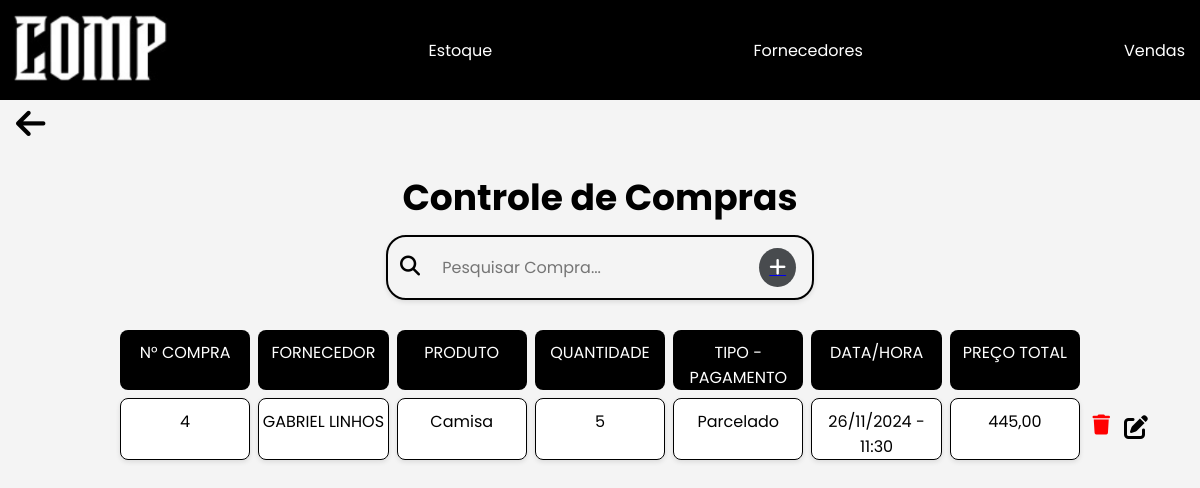
Screenshot of /compras.php with the database file from the repository.
### tables this page shows
CREATE TABLE `compra` (
  `id_compra` int(11) NOT NULL COMMENT 'Identificador da tabela compra',
  `data_compra` date NOT NULL COMMENT 'Data da compra',
  `hora_compra` varchar(10) NOT NULL COMMENT 'Hora da compra',
  `produto_compra` varchar(30) NOT NULL COMMENT 'Produto comprado',
  `quantidade_compra` int(11) NOT NULL COMMENT 'Quantidade do produto comprado',
  `preco_compra` float NOT NULL COMMENT 'Preço da compra',
  `tipo_pagamento_compra` varchar(30) NOT NULL COMMENT 'Tipo de pagamento da compra',
  `fk_id_fornecedor` int(11) NOT NULL COMMENT 'Chave estrangeira do identificador da tabela de fornecedor\r\n'
);

CREATE TABLE `fornecedor` (
  `id_fornecedor` int(11) NOT NULL COMMENT 'Identificador do fornecedor',
  `nome_fornecedor` varchar(50) NOT NULL COMMENT 'Nome do fornecedor',
  `telefone_fornecedor` varchar(30) NOT NULL COMMENT 'Telefone do fornecedor',
  `material_fornecedor` varchar(30) NOT NULL COMMENT 'Material fornecido pelo fornecedor',
  `endereco_fornecedor` varchar(70) NOT NULL COMMENT 'Endereço do fornecedor'
);

### compras.php (the view, shortened to what this page needs)
<?php
$servername = "localhost";
$username = "root";
$password = "";
$dbname = "gerenciador_estoque";
$conn = new mysqli($servername, $username, $password, $dbname);
$conn->set_charset("utf8");
$pesquisa = $_GET['PesquisarCompra'] ?? '';
$sql_compras = "
    SELECT
        c.id_compra,
        c.quantidade_compra,
        c.tipo_pagamento_compra,
        DATE_FORMAT(c.data_compra, '%d/%m/%Y') AS data_compra,
        c.hora_compra,
        f.nome_fornecedor,
        c.produto_compra,
        c.preco_compra,
        (c.quantidade_compra * c.preco_compra) AS total_preco
    FROM
        compra c
    INNER JOIN
        fornecedor f ON c.fk_id_fornecedor = f.id_fornecedor
    WHERE
        c.id_compra LIKE ? OR c.produto_compra LIKE ? OR f.nome_fornecedor LIKE ?;
";
$stmt = $conn->prepare($sql_compras);
$likePesquisa = "%" . $pesquisa . "%";
$stmt->bind_param("sss", $likePesquisa, $likePesquisa, $likePesquisa);
$stmt->execute();
$result_compras = $stmt->get_result();
?>
<!DOCTYPE html>
<html lang="pt-br">
<head>
    <link rel="stylesheet" href="css/compras.css">
    <link rel="stylesheet" href="https://cdnjs.cloudflare.com/ajax/libs/font-awesome/6.6.0/css/all.min.css">
</head>
<body>
<header>
    <div class="hdr">
        <img class="logo-header" src="./images/comp.png" alt="LOGO" onclick="voltarMenu()">
        <a href="estoque.php">Estoque</a>
        <a href="fornecedores.php">Fornecedores</a>
        <a href="vendas.php">Vendas</a>
    </div>
</header>
<div class="botao--voltar">
    <i class="fa-solid fa-arrow-left" onclick="voltarMenu()"></i>
</div>
<section id="Titulo-Principal">
    <h1>Controle de Compras</h1>
</section>
<section style="margin-bottom: 30px;">
    <div style="margin: auto;" class="elementos--itens">
        <form method="GET" action="">
            <button type="submit" style="background: none; border: none; cursor: pointer;">
                <i class="fa-solid fa-magnifying-glass"></i>
            </button>
            <input type="text" id="PesquisarCompra" name="PesquisarCompra" placeholder="Pesquisar Compra..."
                   value="<?php echo htmlspecialchars($pesquisa); ?>"
                   onkeypress="if(event.key === 'Enter') { this.form.submit(); }">
        </form>
        <a href="/002 - Turma_2o_Semestre_2024/SA_Senai/cadastrocompras.php" class="icon-btn">
            <i class="fa-solid fa-plus"></i>
        </a>
    </div>
</section>
<section id="container-elementos">
    <div class="elementos">N° COMPRA</div>
    <div class="elementos">FORNECEDOR</div>
    <div class="elementos">PRODUTO</div>
    <div class="elementos">QUANTIDADE</div>
    <div class="elementos">TIPO - PAGAMENTO</div>
    <div class="elementos">DATA/HORA</div>
    <div class="elementos">PREÇO TOTAL</div>
</section>
<?php
if ($result_compras->num_rows > 0) {
    while ($linha = $result_compras->fetch_assoc()) {
        echo '<section id="lista-elementos">';
        echo '<div class="elementos-lista">' . $linha["id_compra"] . '</div>';
        echo '<div class="elementos-lista">' . $linha["nome_fornecedor"] . '</div>';
        echo '<div class="elementos-lista">' . $linha["produto_compra"] . '</div>';
        echo '<div class="elementos-lista">' . $linha["quantidade_compra"] . '</div>';
        echo '<div class="elementos-lista">' . $linha["tipo_pagamento_compra"] . '</div>';
        echo '<div class="elementos-lista">' . $linha["data_compra"] . " - " . $linha["hora_compra"] . '</div>';
        echo '<div class="elementos-lista">' . number_format($linha["total_preco"], 2, ',', '.') . '</div>';
        echo '<div class="icons">';
        echo '<form method="POST" style="display:inline-block;" onsubmit="return confirmarExclusao();">';
        echo '<button type="submit"><i class="fa-solid fa-trash" style="color: red;"></i></button>';
        echo '</form>';
        echo '<a href="editarcompras.php?id=' . $linha["id_compra"] . '"><i class="fa-solid fa-pen-to-square"></i></a>';
        echo '</div>';
        echo '</section>';
    }
} else {
    echo '<div style="text-align:center">Nenhuma compra encontrada.</div>';
}
?>
</body>
</html>

### css/compras.css (style rules this page uses)
* { padding: 0; margin: 0; font-family: Poppins, sans-serif; }
body { background-color: #f4f4f4; }
.hdr { background-color: black; height: 100px; display: flex; align-items: center; justify-content: space-between; padding: 0 10px; }
.hdr a { color: white; text-decoration: none; margin: 0 5px; }
.logo-header { height: 80px; }
.botao--voltar { font-size: 2.1em; margin-left: 16px; cursor: pointer; }
#Titulo-Principal { text-align: center; padding-top: 20px; font-size: 1.5em; margin-bottom: 10px; }
.elementos--itens { padding: 8px 12px; display: flex; align-items: center; gap: 5px; flex: 1; background-color: #f4f4f4; border: 2px solid black; border-radius: 20px; height: 45px; max-width: 400px; margin: 0 auto 30px; box-shadow: 0 2px 5px rgba(0, 0, 0, 0.1); }
.elementos--itens input { background-color: transparent; border: none; font-size: 16px; height: 100%; width: 292px; padding-left: 18px; }
.elementos--itens i { font-size: 1.5em; }
.icon-btn { background-color: #484b4e; border: none; border-radius: 50%; padding: 10px; display: flex; justify-content: center; align-items: center; cursor: pointer; transition: background-color 0.3s, transform 0.3s; margin-left: 20px; }
.icon-btn i { font-size: 1.2em; color: white; }
#container-elementos { width: 80%; margin: auto; display: grid; grid-template-columns: repeat(7, 1fr); gap: 8px; justify-content: space-evenly; text-align: center; }
.elementos { height: 50px; background-color: black; color: white; text-align: center; padding-top: 10px; font-size: 1em; border-radius: 8px; transition: background-color 0.3s; width: 100%; }
#lista-elementos { width: 80%; margin: auto; display: grid; grid-template-columns: repeat(7, 1fr); gap: 8px; margin-top: 8px; position: relative; }
.elementos-lista { min-height: 50px; background-color: white; text-align: center; padding-top: 10px; font-size: 1em; border: 1px solid black; border-radius: 8px; position: relative; box-shadow: 0 2px 5px rgba(0, 0, 0, 0.1); transition: background-color 0.3s; max-width: 150px; word-wrap: break-word; overflow-wrap: break-word; }
.icons { display: flex; gap: 10px; position: absolute; right: -70px; top: 50%; transform: translateY(-50%); }
.icons button, .icons a { background: none; border: none; padding: 3px 2px; cursor: pointer; }
.icons button i, .icons a i { font-size: 1.5em; color: #000; }

### rows the page displays
compra: id_compra "4", fk_id_fornecedor.nome_fornecedor "GABRIEL LINHOS", produto_compra "Camisa", quantidade_compra "5", tipo_pagamento_compra "Parcelado", data_compra "26/11/2024", hora_compra "11:30", total_preco "445,00"
